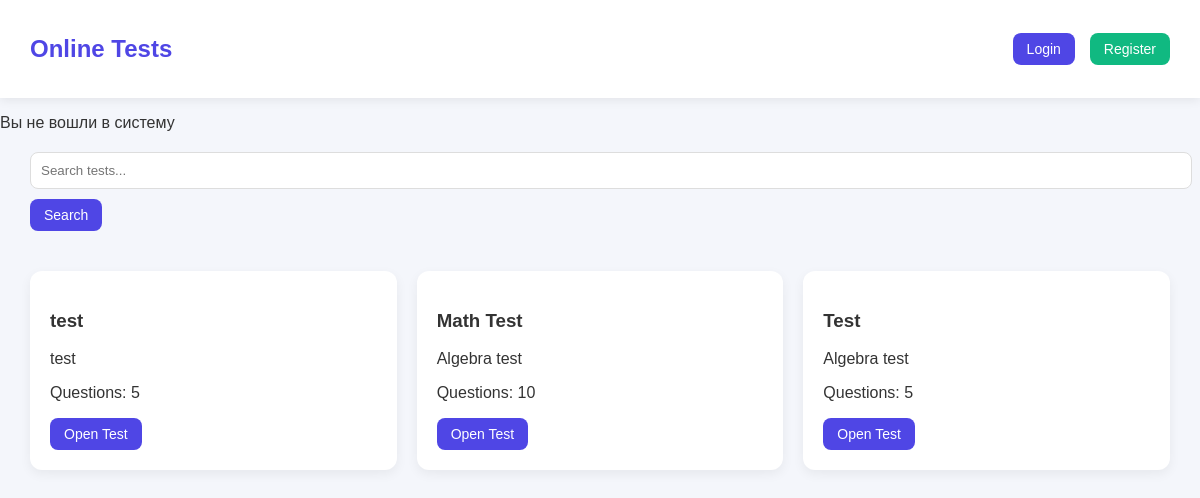
Page /tests/ on the earlier database version.
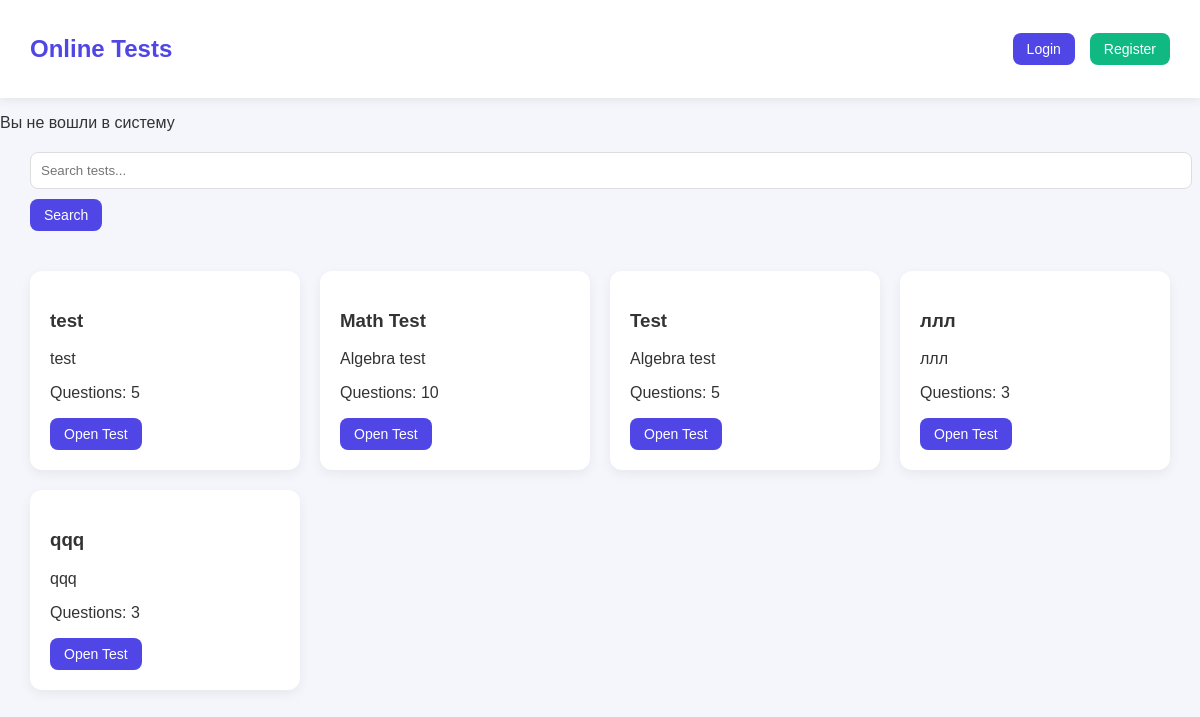
Same page on the later database version.
### tests/models.py (models this page shows)
class Test(models.Model):
    title = models.CharField(max_length=200)
    description = models.TextField()
    pdf_file = models.FileField(upload_to="tests/")
    question_count = models.IntegerField()
    teacher = models.ForeignKey(User, on_delete=models.CASCADE)

### tests/views.py (the view)
# urls.py: 2. Add a URL to urlpatterns:  path('', views.home, name='home')
@csrf_exempt
def home(request):
    query = request.GET.get("q")
    if query:
        tests = Test.objects.filter(
            Q(title__icontains=query) |
            Q(description__icontains=query)
        )
    else:
        tests = Test.objects.all()
    role = None
    if request.user.is_authenticated:
        role = request.user.profile.role
    return render(request, "home.html", {
        "tests": tests,
        "role": role
    })

### templates/home.html
{% extends "base.html" %}
{% block content %}
{% if not user.is_authenticated %}
<p>Вы не вошли в систему</p>
{% endif %}
<div class="search-box">
<form method="GET">
<input type="text" name="q" placeholder="Search tests...">
<button type="submit">Search</button>
</form>
</div>
<div class="tests">
{% for test in tests %}
<div class="test-card">
<h3>{{ test.title }}</h3>
<p>{{ test.description }}</p>
<p>Questions: {{ test.question_count }}</p>
<a href="/test/{{test.id}}/">
<button>Open Test</button>
</a>
</div>
{% endfor %}
{% endblock %}

Differences in the rows shown:
added Test: title "ллл", description "ллл", question_count "3"
added Test: title "qqq", description "qqq", question_count "3"
